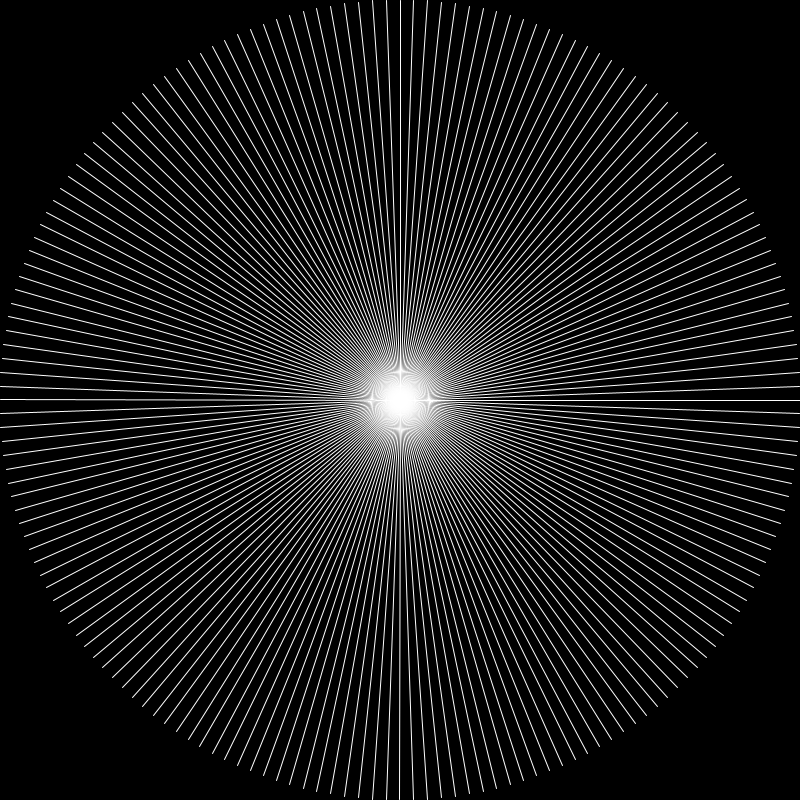
Frame 1 (no input)
Frame 60 (the mouse pressed at the canvas centre just before this capture): identical to frame 1, image omitted
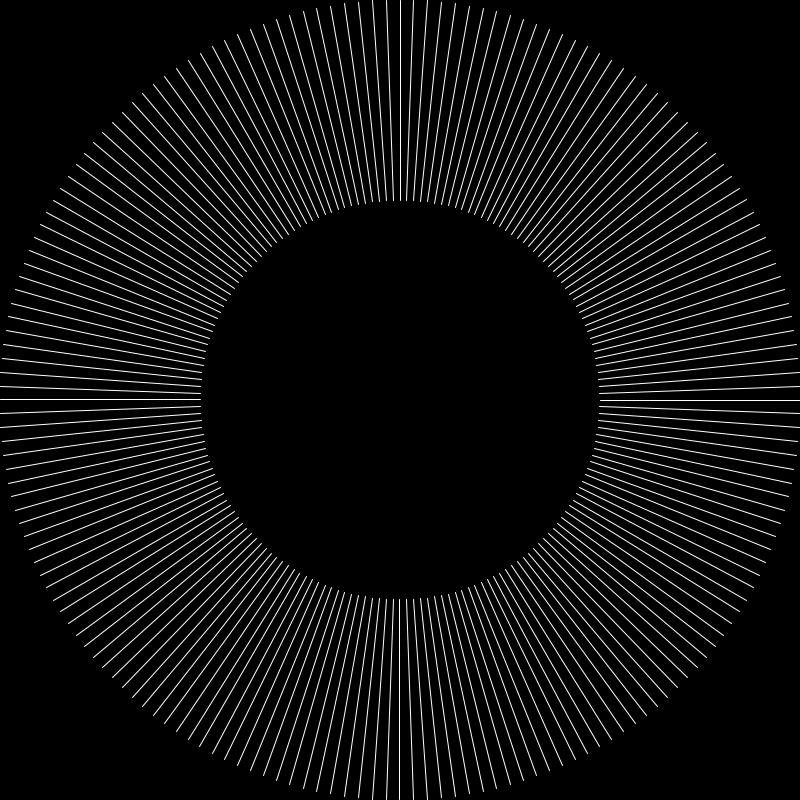
Frame 120 (the mouse held since frame 60 and released just before this capture)

The Processing sketch that drew these frames (run headless with seeded random() and noise(); from frame 60 on, the mouse is pressed at the canvas centre):

// Processing sketch: LSI_059_rotationLine
// ── LSI_059_rotationLine.pde
void setup(){
  
 size(800,800); 
 

}

void draw(){
  
  background(0);
  stroke(255);
  
  translate (width/2,height/2);
  
 
    for(int i=0;i<360;i=i+2){
   pushMatrix();
   rotate(radians(i));
   line(mouseX/2,0,400,0);
   popMatrix();
  }


  }
